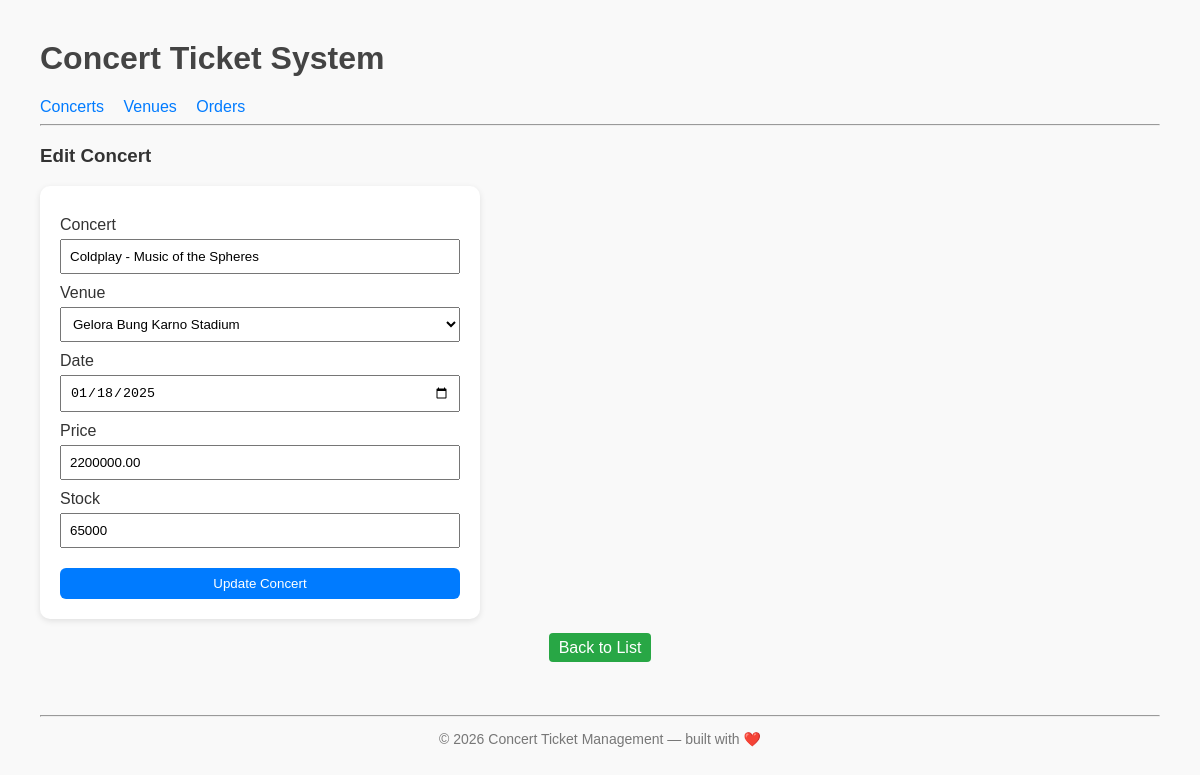
Screenshot of /index.php?page=concerts_edit&id=12 with the database file from the repository.
### tables this page shows
CREATE TABLE `concerts` (
  `id` int(11) NOT NULL,
  `artist` varchar(255) NOT NULL,
  `venue_id` int(11) DEFAULT NULL,
  `date` date NOT NULL,
  `price` decimal(10,2) NOT NULL,
  `stock` int(11) NOT NULL
);

CREATE TABLE `venues` (
  `id` int(11) NOT NULL,
  `name` varchar(255) NOT NULL,
  `address` varchar(255) DEFAULT NULL,
  `city` varchar(100) DEFAULT NULL,
  `capacity` int(11) DEFAULT NULL
);

### config/db.php (called while the page is built, shortened)
<?php
class Database {
    private $host = "localhost";
    private $username = "root";
    private $password = "";
    private $dbname = "concert_db";
    public function __construct() {
        try {
            $this->conn = new PDO("mysql:host=$this->host;dbname=$this->dbname", $this->username, $this->password);
        } catch (PDOException $e) {
            echo "Connection failed: " . $e->getMessage();
        }
    }
}
?>

### class/Concert.php (called while the page is built, shortened)
<?php
require_once 'config/db.php';
class Concert {
    private $db;
    public function __construct() {
        $this->db = (new Database())->conn;
    }
    public function getConcertById($id) {
        $stmt = $this->db->prepare("SELECT concerts.*, venues.name AS venue_name FROM concerts JOIN venues ON concerts.venue_id = venues.id WHERE concerts.id = ?");
        $stmt->execute([$id]);
        return $stmt->fetch(PDO::FETCH_ASSOC);
    }
}
?>

### class/Venue.php (called while the page is built, shortened)
<?php
require_once 'config/db.php';
class Venue {
    private $db;
    public function __construct() {
        $this->db = (new Database())->conn;
    }
    public function getAllVenues() {
        $stmt = $this->db->query("SELECT * FROM venues ORDER BY name ASC");
        return $stmt->fetchAll(PDO::FETCH_ASSOC);
    }
}
?>

### view/concerts_edit.php (the view, shortened to what this page needs)
<?php
if (isset($_GET['id'])) {
    $concertId = $_GET['id'];
    $concertData = $concert->getConcertById($concertId);
}
?>
<h3>Edit Concert</h3>
<form method="POST">
    <label>Concert</label>
    <input type="text" name="artist" value="<?= $concertData['artist'] ?>" required>
    <label>Venue</label>
    <select name="venue_id">
        <?php foreach ($venue->getAllVenues() as $v): ?>
            <option value="<?= $v['id'] ?>" <?= $v['id'] == $concertData['venue_id'] ? 'selected' : '' ?>><?= $v['name'] ?></option>
        <?php endforeach; ?>
    </select>
    <label>Date</label>
    <input type="date" name="date" value="<?= $concertData['date'] ?>" required>
    <label>Price</label>
    <input type="number" name="price" step="0.01" value="<?= $concertData['price'] ?>" required>
    <label>Stock</label>
    <input type="number" name="stock" value="<?= $concertData['stock'] ?>" required>
    <button type="submit" name="edit_concert">Update Concert</button>
</form>
<div class="center-button">
    <a href="?page=concerts" class="btn-add">Back to List</a>
</div>
<br>

### style.css (style rules this page uses)
body { font-family: Arial, sans-serif; margin: 40px; background: #f9f9f9; color: #333; }
form { display: flex; flex-direction: column; width: 400px; background: white; padding: 20px; border-radius: 10px; box-shadow: 0 2px 6px rgba(0,0,0,0.1); }
form label { margin-top: 10px; }
form input, form select, form button { margin-top: 5px; padding: 8px; }
form button { margin-top: 20px; background: #007bff; color: white; border: none; border-radius: 6px; cursor: pointer; }
.center-button { margin-top: 20px; text-align: center; }
.btn-add, .btn-edit, .btn-delete { text-decoration: none; padding: 6px 10px; border-radius: 4px; color: white; }
.btn-add { background: #28a745; }

### rows the page displays
concerts: artist "Coldplay - Music of the Spheres", venue_id "Gelora Bung Karno Stadium", date "01/18/2025", price "2200000.00", stock "65000"
